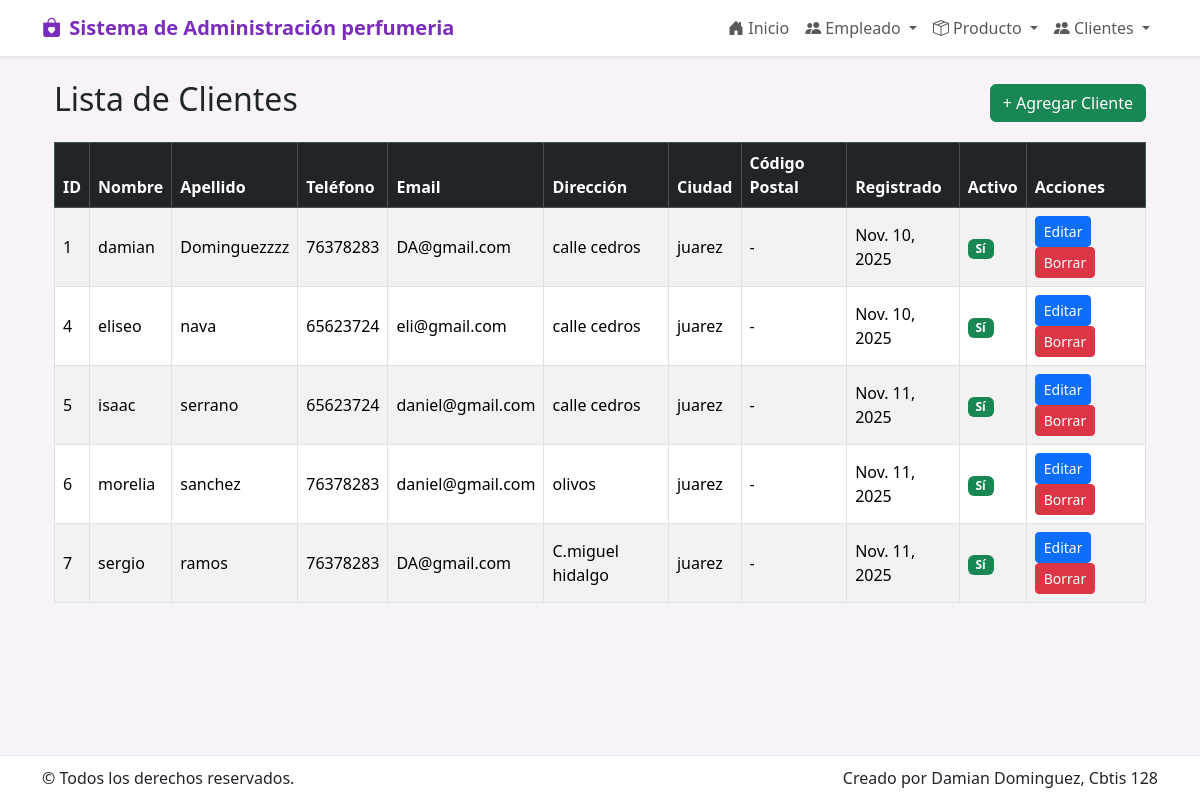
The page /cliente/ on the database its author committed.
### app_perfumeria/models.py (models this page shows, shortened)
class Cliente(models.Model):
    nombre = models.CharField(max_length=100)
    apellido = models.CharField(max_length=100)
    telefono = models.CharField(max_length=20, blank=True, null=True)
    email = models.EmailField(blank=True, null=True)
    direccion = models.CharField(max_length=250, blank=True, null=True)
    ciudad = models.CharField(max_length=100, blank=True, null=True)
    empleado = models.ForeignKey('Empleado', on_delete=models.SET_NULL, blank=True, null=True, related_name='clientes')
    productos = models.ManyToManyField('Producto', related_name='clientes', blank=True)
    fecha_registro = models.DateField(auto_now_add=True)
    activo = models.BooleanField(default=True)

### app_perfumeria/views.py (the view)
# urls.py: path('cliente/', views.ver_cliente, name='ver_cliente'),
def ver_cliente(request):
    clientes = Cliente.objects.all().order_by('id')
    return render(request, 'cliente/ver_cliente.html', {'clientes': clientes})

### app_perfumeria/templates/cliente/ver_cliente.html (shortened to what this page needs)
{% extends 'base.html' %}
{% block content %}
<div class="container mt-4">
  <div class="d-flex justify-content-between align-items-center mb-3">
    <h2>Lista de Clientes</h2>
    <a href="{% url 'agregar_cliente' %}" class="btn btn-success">+ Agregar Cliente</a>
  </div>
  <div class="table-responsive">
    <table class="table table-bordered table-striped align-middle">
      <thead class="table-dark">
        <tr>
          <th>ID</th>
          <th>Nombre</th>
          <th>Apellido</th>
          <th>Teléfono</th>
          <th>Email</th>
          <th>Dirección</th>
          <th>Ciudad</th>
          <th>Código Postal</th>
          <th>Registrado</th>
          <th>Activo</th>
          <th>Acciones</th>
        </tr>
      </thead>
      <tbody>
        {% for c in clientes %}
        <tr>
          <td>{{ c.id }}</td>
          <td>{{ c.nombre }}</td>
          <td>{{ c.apellido }}</td>
          <td>{{ c.telefono|default:"-" }}</td>
          <td>{{ c.email|default:"-" }}</td>
          <td>{{ c.direccion|default:"-" }}</td>
          <td>{{ c.ciudad|default:"-" }}</td>
          <td>{{ c.codigo_postal|default:"-" }}</td>
          <td>{{ c.fecha_registro|default:"-" }}</td>
          <td>
            {% if c.activo %}
              <span class="badge bg-success">Sí</span>
            {% else %}
              <span class="badge bg-secondary">No</span>
            {% endif %}
          </td>
          <td>
            <a href="{% url 'actualizar_cliente' c.id %}" class="btn btn-sm btn-primary">Editar</a>
            <a href="{% url 'borrar_cliente' c.id %}" class="btn btn-sm btn-danger">Borrar</a>
          </td>
        </tr>
        {% empty %}
        <tr><td colspan="11" class="text-center">No hay clientes registrados.</td></tr>
        {% endfor %}
      </tbody>
    </table>
  </div>
</div>
{% endblock %}

### app_perfumeria/templates/base.html (style rules this page uses)
:root { --morado: #7b2cbf; --rosa: #ff6bcb; --suave: #f8f2fb; }
body { background: var(--suave); }

### rows shown on the page
Cliente: id "1", nombre "damian", apellido "Dominguezzzz", telefono "76378283", email "DA@gmail.com", direccion "calle cedros", ciudad "juarez", codigo_postal "-", fecha_registro "Nov. 10, 2025", activo "Sí"
Cliente: id "4", nombre "eliseo", apellido "nava", telefono "65623724", email "eli@gmail.com", direccion "calle cedros", ciudad "juarez", codigo_postal "-", fecha_registro "Nov. 10, 2025", activo "Sí"
Cliente: id "5", nombre "isaac", apellido "serrano", telefono "65623724", email "daniel@gmail.com", direccion "calle cedros", ciudad "juarez", codigo_postal "-", fecha_registro "Nov. 11, 2025", activo "Sí"
Cliente: id "6", nombre "morelia", apellido "sanchez", telefono "76378283", email "daniel@gmail.com", direccion "olivos", ciudad "juarez", codigo_postal "-", fecha_registro "Nov. 11, 2025", activo "Sí"
Cliente: id "7", nombre "sergio", apellido "ramos", telefono "76378283", email "DA@gmail.com", direccion "C.miguel hidalgo", ciudad "juarez", codigo_postal "-", fecha_registro "Nov. 11, 2025", activo "Sí"
